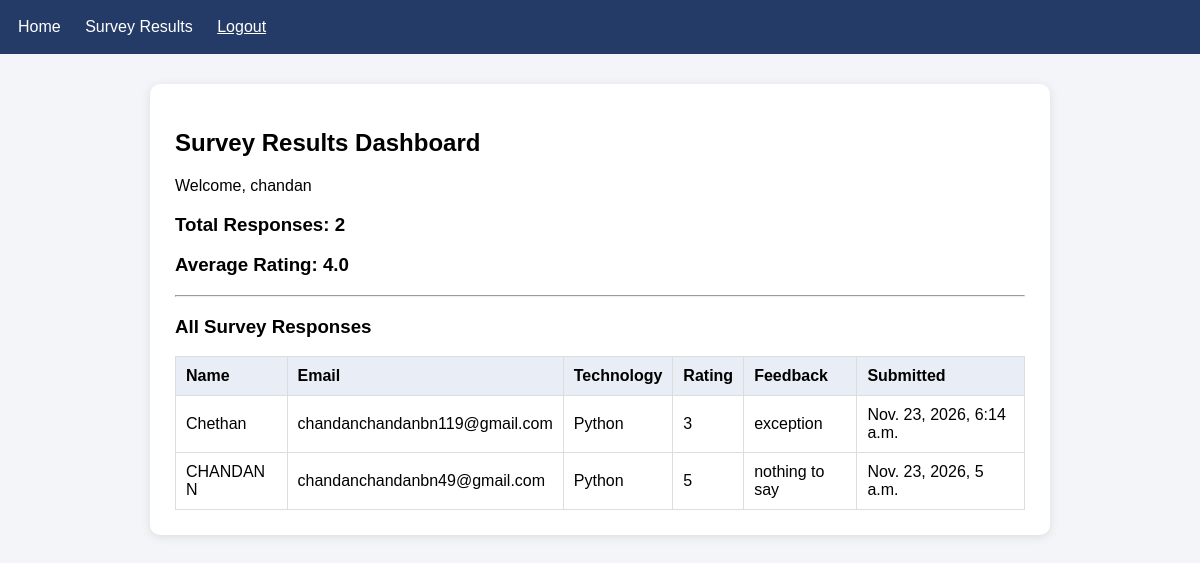
The page /results/ (signed in) on the database its author committed.
### survey/models.py (models this page shows, shortened)
class SurveyResponse(models.Model):
    TECHNOLOGY_CHOICES = [
        ('Python', 'Python'),
        ('Java', 'Java'),
        ('JavaScript', 'JavaScript'),
        ('Django', 'Django'),
        ('Other', 'Other'),
    ]
    RATING_CHOICES = [
        (1, '1 - Poor'),
        (2, '2 - Fair'),
        (3, '3 - Good'),
        (4, '4 - Very Good'),
        (5, '5 - Excellent'),
    ]
    name = models.CharField(max_length=100)
    email = models.EmailField()
    technology = models.CharField(
        max_length=30,
        choices=TECHNOLOGY_CHOICES
    )
    rating = models.IntegerField(
        choices=RATING_CHOICES
    )
    feedback = models.TextField()
    submitted_at = models.DateTimeField(
        auto_now_add=True
    )

### survey/views.py (the view)
# urls.py: path('results/', views.results, name='results'),
@login_required
def results(request):
    responses = SurveyResponse.objects.all().order_by(
        '-submitted_at'
    )
    total_responses = responses.count()
    average_rating = responses.aggregate(
        Avg('rating')
    )['rating__avg']
    context = {
        'responses': responses,
        'total_responses': total_responses,
        'average_rating': average_rating,
    }
    return render(
        request,
        'results.html',
        context
    )

### survey/templates/results.html
{% extends 'base.html' %}
{% block content %}
<h2>Survey Results Dashboard</h2>
<p>Welcome, {{ user.username }}</p>
<h3>Total Responses: {{ total_responses }}</h3>
<h3>
    Average Rating:
    {{ average_rating|floatformat:1 }}
</h3>
<hr>
<h3>All Survey Responses</h3>
<div class="table-wrapper">
<table>
    <thead>
        <tr>
            <th>Name</th>
            <th>Email</th>
            <th>Technology</th>
            <th>Rating</th>
            <th>Feedback</th>
            <th>Submitted</th>
        </tr>
    </thead>
    <tbody>
        {% for response in responses %}
        <tr>
            <td>{{ response.name }}</td>
            <td>{{ response.email }}</td>
            <td>{{ response.technology }}</td>
            <td>{{ response.rating }}</td>
            <td>{{ response.feedback }}</td>
            <td>{{ response.submitted_at }}</td>
        </tr>
        {% empty %}
        <tr>
            <td colspan="6">
                No survey responses yet.
            </td>
        </tr>
        {% endfor %}
    </tbody>
</table>
</div>
{% endblock %}

### survey/templates/base.html (shortened to what this page needs)
<!DOCTYPE html>
<html>
<head>
</head>
<body>
<nav>
    <a href="{% url 'home' %}">Home</a>
    {% if user.is_authenticated %}
        <a href="{% url 'results' %}">
            Survey Results
        </a>
        <form method="post"
              action="{% url 'logout' %}"
              class="logout-form">
            <button type="submit">Logout</button>
        </form>
    {% else %}
        <a href="{% url 'login' %}">Login</a>
    {% endif %}
</nav>
<div class="container">
    {% block content %}
    {% endblock %}
</div>
</body>
</html>

### survey/templates/base.html (style rules this page uses)
body { font-family: Arial, sans-serif; background: #f3f5f9; margin: 0; }
nav { background: #243b67; padding: 18px; color: white; }
nav a { color: white; text-decoration: none; margin-right: 20px; }
.container { max-width: 850px; margin: 30px auto; background: white; padding: 25px; border-radius: 10px; box-shadow: 0 2px 10px #ddd; }
button { background: #243b67; color: white; border: none; padding: 12px 20px; border-radius: 5px; cursor: pointer; }
.logout-form { display: inline; }
.logout-form button { background: transparent; padding: 0; font: inherit; text-decoration: underline; }
table { width: 100%; border-collapse: collapse; }
th, td { border: 1px solid #ddd; padding: 10px; text-align: left; }
th { background: #e8edf6; }
.table-wrapper { overflow-x: auto; }

### rows shown on the page
SurveyResponse: name "Chethan", email "chandanchandanbn119@gmail.com", technology "Python", rating "3", feedback "exception", submitted_at "Nov. 23, 2026, 6:14 a.m."
SurveyResponse: name "CHANDAN N", email "chandanchandanbn49@gmail.com", technology "Python", rating "5", feedback "nothing to say", submitted_at "Nov. 23, 2026, 5 a.m."

### other values the page prints
{{ user.username }} "chandan"
{{ total_responses }} "2"
{{ average_rating|floatformat:1 }} "4.0"
